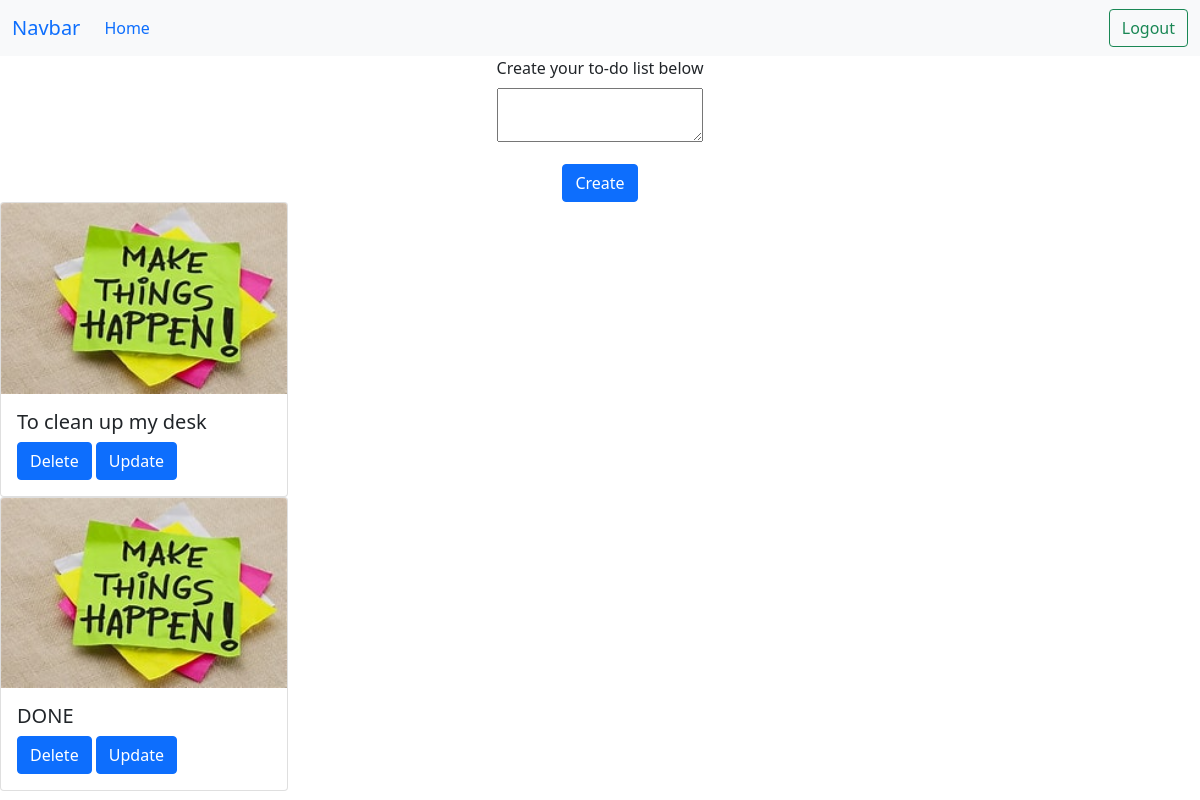
Before: / (signed in) with the older database file.
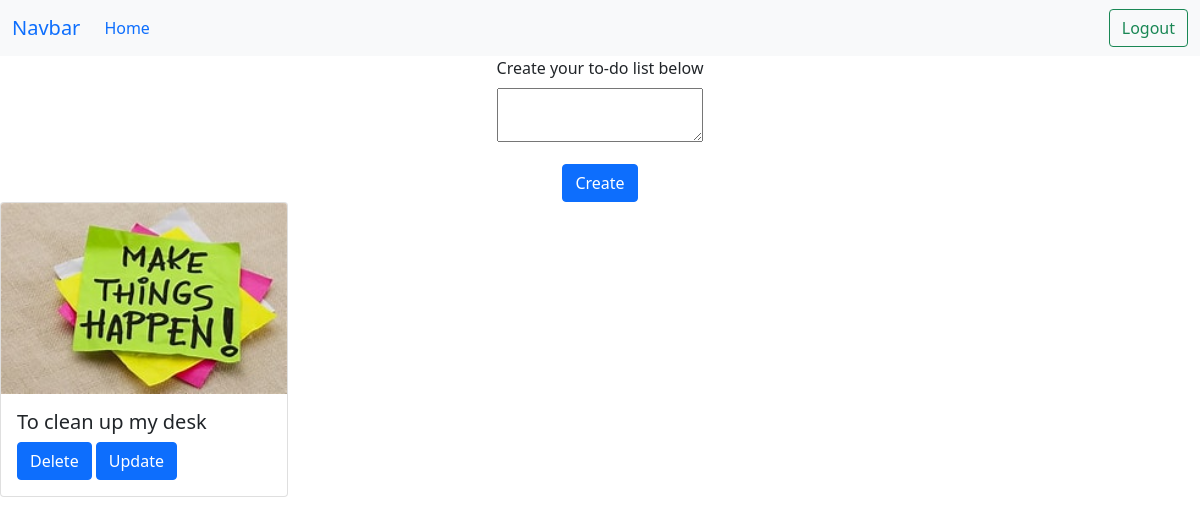
After: the same page with the newer database file.
### main.py (models this page shows, shortened)
class ToDo(db.Model):
    __tablename__ = 'tasks'
    id = db.Column(db.Integer, primary_key=True)
    task = db.Column(db.String(50))

### main.py (the view, shortened to what this page needs)
@app.route('/', methods=['GET', 'POST'])
@login_required
def home():
    form = ToDoForm()
    tasks = ToDo.query.all()
    return render_template('home.html', form=form, user=current_user, tasks=tasks)

### main.py
class ToDoForm(FlaskForm):
    canvas = TextAreaField(label='Enter a task...', validators=[DataRequired()], widget=TextArea())

### main.py (called while the page is built)
@login_manager.user_loader
def load_user(user_id):
    return User.query.get(user_id)

### templates/home.html (shortened to what this page needs)
{% extends 'base.html' %}
{% if user.is_authenticated %}
    {% block status %} Logout {% endblock %}
    {% block url %}action="{{ url_for('logout') }}"{% endblock %}
    {% endif %}
{% block content %}
<div style="text-align: center;">
 <form  method="POST">
  <div class="mb-3 center-block col-lg-13 " >
    <label  class="form-label">Create your to-do list below</label><br>
    {{ form.canvas }}
  </div>
  <button type="submit" class="btn btn-primary">Create</button>
</form>
</div>
{% endblock %}
{% block article %}
    {% for task in tasks %}
        <div class="card" style="width: 18rem;">
             <img class="card-img-top" src="{{url_for('static', filename='./img/task_img.jpg')}}" alt="Task image">
  <div class="card-body">
        <h5 class="card-title">{{ task.task }}</h5>
      <a href="{{ url_for('delete', pk=task.id)}}" class="btn btn-primary" >Delete</a>
      <a href="{{ url_for('update', pk=task.id)}}" class="btn btn-primary" >Update</a>
  </div>
</div>
    {% endfor %}
{% endblock %}

Changed rows visible on the page:
removed ToDo: task "DONE"
